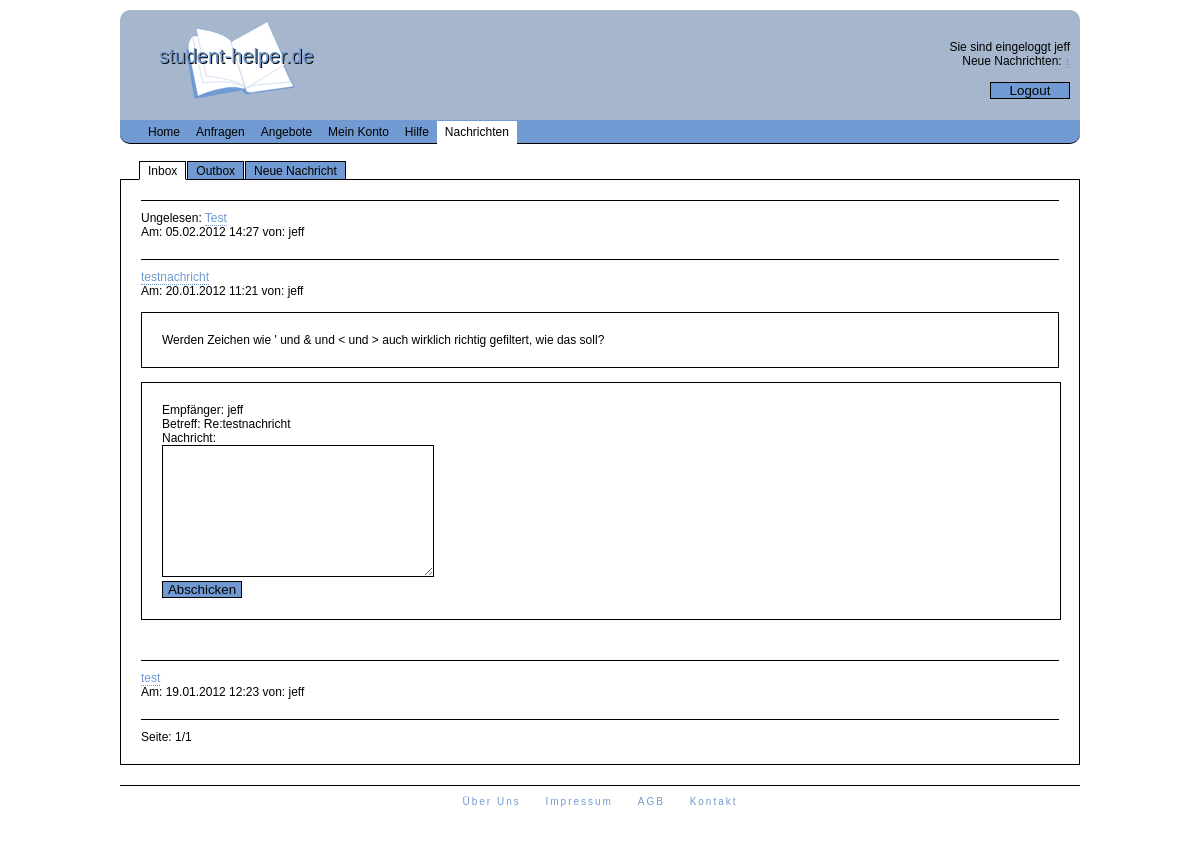
Screenshot of /index.php?l=nachrichten&n=inbox&mid=5 (signed in) with the database file from the repository.
### tables this page shows
CREATE TABLE IF NOT EXISTS `nachrichten` (
  `id` int(11) NOT NULL AUTO_INCREMENT,
  `uservid` int(11) NOT NULL,
  `useraid` int(11) NOT NULL,
  `datetime` varchar(19) NOT NULL,
  `betreff` varchar(30) NOT NULL,
  `text` varchar(300) NOT NULL,
  `gelesen` tinyint(1) NOT NULL,
  PRIMARY KEY (`id`)
);

CREATE TABLE IF NOT EXISTS `user` (
  `id` int(11) NOT NULL AUTO_INCREMENT,
  `nick` varchar(20) NOT NULL,
  `email` varchar(30) NOT NULL,
  `pass` varchar(32) NOT NULL,
  `hochschulid` int(11) DEFAULT NULL,
  `name` varchar(30) DEFAULT NULL,
  `vorname` varchar(30) DEFAULT NULL,
  PRIMARY KEY (`id`)
);

### auth/auth.php (called while the page is built, shortened)
<?php
$db = new Database();
if (isset($_SESSION['logedin']) && ($_SESSION['logedin'] == true)){
    if (pass_md5($_SERVER['HTTP_USER_AGENT'], substr($_SERVER["REMOTE_ADDR"],0,7)) != $_SESSION['finger']){
        $_SESSION['logedin'] = false;
        session_destroy();
    }
    else {
        $logedin = true;
    }
}
?>

### auth/pass-md5.php (called while the page is built)
<?php
function pass_md5($user, $pass){
    $hash = md5($user.'hj6zZUk.,(u00kjfdr4vdlkopcex,+#!cfdhhjn'.$pass);
    return $hash;
}
?>

### class/class.database.php (called while the page is built, shortened)
<?php
class Database {
    private $dbuser = 'swa3';
	private $dbpass = 'Shaim6ie';
	private $dbdb = 'swa3';
	public function __construct(){
	    try {
	        $this->db = new PDO('mysql:host=localhost;dbname='.$this->dbdb, $this->dbuser, $this->dbpass);
	        $this->db->setAttribute( PDO::ATTR_ERRMODE, PDO::ERRMODE_EXCEPTION );
	        $stmt = $this->db->prepare('SET NAMES utf8');
	        $stmt->execute();
	        $stmt = $this->db->prepare('SET CHARACTER SET utf8');
	        $stmt->execute();
        }
        catch (PDOException $e) {
            print "Error!: " . $e->getMessage() . "<br/>";
            die();
        }
	}
	public function select($what, $tabname, $where = null, $order = null, $limit = null){
	    try {
	        if (!$where){
	            $sql = "SELECT $what FROM $tabname";
	            $stmt = $this->db->prepare($sql);
	            $stmt->execute();
	        }
	        else {
	            $wherecond = "";
                foreach ($where AS $key => $val){
                    $wherecond .= ' AND `'.$key.'`=:'.$key;
                }
                if (!$order && !$limit){
	                $sql = "SELECT $what FROM `$tabname` WHERE ".substr($wherecond, 5);
	                $stmt = $this->db->prepare($sql);
	            }
	            elseif ($order && !$limit){
	                if (count($order) == 2){
	                    $ad = $order[1];
	                }
	                else {
	                    $ad = 'ASC';
	                }
	                $sql = "SELECT $what FROM `$tabname` WHERE ".substr($wherecond, 5)." ORDER BY $order[0] $ad";
	                $stmt = $this->db->prepare($sql);
	            }
	            foreach ($where AS $key => $val){
	                $stmt->bindParam(':'.$key, $where[$key]);
	            }
	            $stmt->execute();
	        }
	        return $stmt;
	    }
	    catch (PDOException $e) {
            print "Error!: " . $e->getMessage() . "<br/>";
            die();
        }
	}
}
?>

### content/inbox.php (the view, shortened to what this page needs)
<?php
if ($logedin){
    unset($where);
    $where['useraid'] = $_SESSION['userid'];
    $order[0] = 'id';
    $order[1] = 'DESC';
    $stmt = $db->select("*", "nachrichten", $where, $order);
    $anzahl = $stmt->rowCount();
    if ($anzahl == 0){
        echo '<div id="nachhilfecontainer">Keine Einträge vorhanden</div>';
    }
    else {
        for ($x = 0; $x < $anzahl; $x++){
            $ergarr[$x] = $stmt->fetchObject();
        }
        $seiten = intval($anzahl/10);
        if (($anzahl%10) > 0){
            $seiten += 1;
        }
        if (!isset($_GET['seite'])){
            $seite = 1;
        }
        else {
            $seite = $_GET['seite'];
        }
        $start = ($seite*10)-10;
        if ($anzahl > $start+10){
            $ende = $start+10;
        }
        else {
            $ende = $anzahl;
        }
        for ($start; $start < $ende; $start++){
            unset($where);
            $where['id'] = $ergarr[$start]->uservid;
            $uisq = $db->select("nick", "user", $where);
            $uierg = $uisq->fetchObject();
            echo '<div id="messagecontainer">
                    <div id="messagehead">';
            if ($ergarr[$start]->gelesen == 0){
                echo 'Ungelesen: ';
            }
            $lin = '';
            echo '<a href="index.php?l=nachrichten&n=inbox'.$lin.'&mid='.$ergarr[$start]->id.'">'.$ergarr[$start]->betreff.'</a></br>';
            $datum = explode("-", $ergarr[$start]->datetime);
            echo 'Am: '.$datum["2"].'.'.$datum["1"].'.'.$datum["0"].' '.$datum["3"].':'.$datum["4"].' ';
            echo 'von: '.$uierg->nick;
            echo '</div>';
            if (isset($_GET["mid"]) && ($_GET["mid"] == $ergarr[$start]->id)){
                echo '<br/><div id="messagebody">'.$ergarr[$start]->text.'</div>';
                $set['gelesen'] = 1;
                unset($where);
                $where['id'] = $ergarr[$start]->id;
                $db->update("nachrichten", $set, $where);
                echo '<br/><div id="antwort">
                    <form id="mesform" action="scripts/mess.php" method="post" class="formwiden">
                        Empfänger: '.$uierg->nick.'<input type="hidden" name="nick" value="'.$uierg->nick.'"/><br/>
                        Betreff: Re:'.$ergarr[$start]->betreff.'<input type="hidden" name="betreff" value="Re: '.$ergarr[$start]->betreff.'"/><br/>
                        Nachricht: <br/><textarea name="text" cols="50" rows="10" class="textn"></textarea>
                        <input type="hidden" name="token" value="'.csrf_token().'">
                        <br/><input type="submit" name="Abschicken" value="Abschicken" class="button">
                    </form>
                    </div>';
            }
            echo '</div>';
        }
        echo '<div id="seite">';
        echo 'Seite: '.$seite.'/'.$seiten;
        echo '</div>';
    }
}
?>

### style.css (style rules this page uses)
body { background-color: white ;color: black; font-family: Verdana, Arial, Helvetica, sans-serif; font-size: 12px; }
body, div, h1, h2, h3, h4, h5, h6, p, th, td, ul, li, form, input, textarea { padding: 0; margin: 0; }
a { text-decoration: none; }
a:link { color: #709AD1; }
form { width: 300px; padding: 20px; border: 1px solid black; }
textarea { width: 262px; height: 130px; }
#content a { border-bottom: 1px dotted #709AD1; }
#content form { margin-bottom: 20px; }
#seite { border-top: 1px solid black; padding: 10px 0 0 0; }
#messagecontainer { border-top: 1px solid black; padding: 10px 0 20px 0; }
#messagebody { border: 1px solid black; padding: 20px; }
.textn { width: 270px; border: 1px solid black; margin-bottom: 1px; }
.button { width: 80px; border: 1px solid black; background-color: #709AD1; margin-bottom: 1px; }
.formwiden { width: 878px; }

### rows the page displays
nachrichten: shows "Ungelesen:", betreff "Test", datetime "05", datetime "02", datetime "2012", datetime "14", datetime "27", user.nick "jeff"
nachrichten: betreff "testnachricht", datetime "20", datetime "01", datetime "2012", datetime "11", datetime "21", user.nick "jeff", text "Werden Zeichen wie ' und & und < und > auch wirklich richtig gefiltert, wie das soll?"
nachrichten: betreff "test", datetime "19", datetime "01", datetime "2012", datetime "12", datetime "23", user.nick "jeff"

### other values shown
$_SESSION['usernick'] "jeff"
$news "1"
$seite "1"
$seiten "1"
